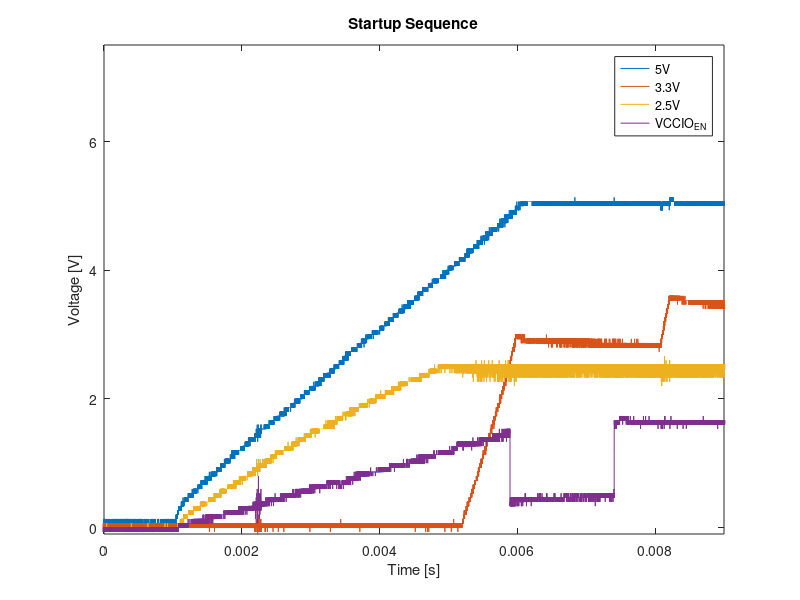

Reproduce this figure in MATLAB. (Note: this script raises an error after producing the figure.)
clear all; close all; clc;

to_tikz = 1;


C1 = csvread('C1controller-board2-microzed-startup00000.txt',5,0);
C2 = csvread('C2controller-board2-microzed-startup00000.txt',5,0);
C3 = csvread('C3controller-board2-microzed-startup00000.txt',5,0);
C4 = csvread('C4controller-board2-microzed-startup00000.txt',5,0);


timeshift = 5e-3;
time_C1 = C1(:,1) + timeshift;
data_C1 = C1(:,2);

time_C2 = C2(:,1) + timeshift;
data_C2 = C2(:,2);

time_C3 = C3(:,1) + timeshift;
data_C3 = C3(:,2);

time_C4 = C4(:,1) + timeshift;
data_C4 = C4(:,2);

plot(time_C1, data_C1,time_C2, data_C2,time_C3, data_C3,time_C4, data_C4)
title('Startup Sequence')
xlabel('Time [s]')
ylabel('Voltage [V]')

xlim([0 9e-3])
ylim([-0.1 7.5])

legend('5V','3.3V','2.5V','VCCIO_{EN}')

if to_tikz == 1
    cleanfigure()
    matlab2tikz('controllerboardv2_startup.tex');
end